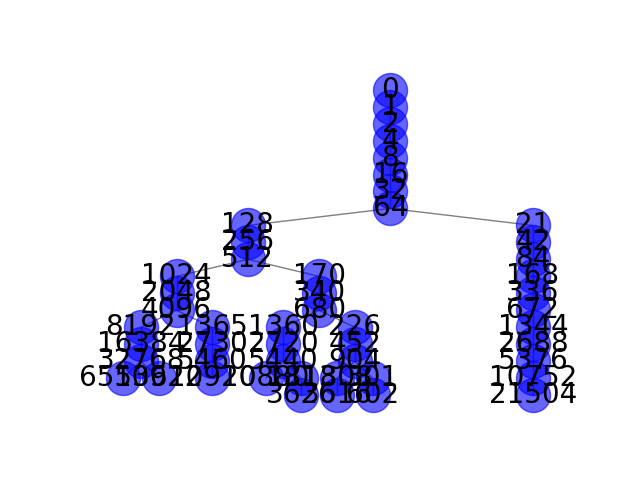

Source code (Python):
from Graph import Graph
from Queue import Queue
import networkx as nx
import matplotlib as plt

#Pseudocode algorithm
# Structures:
    #1: Graph built with dict and sets
    #2: queue for frontier nodes

#Start at root 1 and take 2 functions
    #first function: 2x
    #Second function: if x-1 is divisible by k, then (x - 1)/k

#If the second function is used, then add that node to the frontier queues

#Discontinue when frontier is of a certain size

def collatz_tree(M, k = 3):
    tree = Graph()
    tree.add_vertex(1)
    frontier = Queue()
    frontier.push(1)
    while len(frontier) < M:
        x = frontier.pop()
        if (x - 1) % k == 0:
            y = (x - 1)//3
            if y not in tree:
                tree.add_vertex(y)
                tree.add_edge(x, y)
                frontier.push(y)
        z = 2*x
        if z not in tree:
            tree.add_vertex(z)
            tree.add_edge(x, z)
            frontier.push(z)
    return tree

def hierarchy_pos(G, root, width=1., vert_gap = 0.2, vert_loc = 0, xcenter = 0.5, 
                  pos = None, parent = None):
    '''If there is a cycle that is reachable from root, then this will see infinite recursion.
       G: the graph
       root: the root node of current branch
       width: horizontal space allocated for this branch - avoids overlap with other branches
       vert_gap: gap between levels of hierarchy
       vert_loc: vertical location of root
       xcenter: horizontal location of root
       pos: a dict saying where all nodes go if they have been assigned
       parent: parent of this branch.'''
    if pos == None:
        pos = {root:(xcenter,vert_loc)}
    else:
        pos[root] = (xcenter, vert_loc)
    neighbors = G.neighbors(root)
    if parent != None:   #this should be removed for directed graphs.
        neighbors.remove(parent)  #if directed, then parent not in neighbors.
    if len(neighbors)!=0:
        dx = width/len(neighbors) 
        nextx = xcenter - width/2 - dx/2
        for neighbor in neighbors:
            nextx += dx
            pos = hierarchy_pos(G,neighbor, width = dx, vert_gap = vert_gap, 
                                vert_loc = vert_loc-vert_gap, xcenter=nextx, pos=pos, 
                                parent = root)
    return pos

K = 7
list_ = []
graph = collatz_tree(50, K)

Matching_Graph = nx.Graph()
for Vertex in graph.edge_list:
    Matching_Graph.add_node(Vertex)
    list_.append(Vertex)

for Vertex in graph.edge_list:
    for other in graph.edge_list[Vertex]:
        Matching_Graph.add_edge(Vertex, other)

pos = hierarchy_pos(Matching_Graph, 0, width=1000, vert_gap=100)

###DRAW NODES
nx.draw_networkx_nodes(Matching_Graph, pos,
                       nodelist=list_,
                       node_color='b',
                       node_size=600,
                       alpha=0.6)

### NODE LABELS
labels = {}
for i in list_:
    labels[i] = str(i)
nx.draw_networkx_labels(Matching_Graph, pos, labels, font_size=20)

#DRAW EDGES
nx.draw_networkx_edges(Matching_Graph, pos, width=1.0, alpha=0.5)

plt.pyplot.axis('off')
plt.pyplot.savefig("Collatz_Tree.png")
